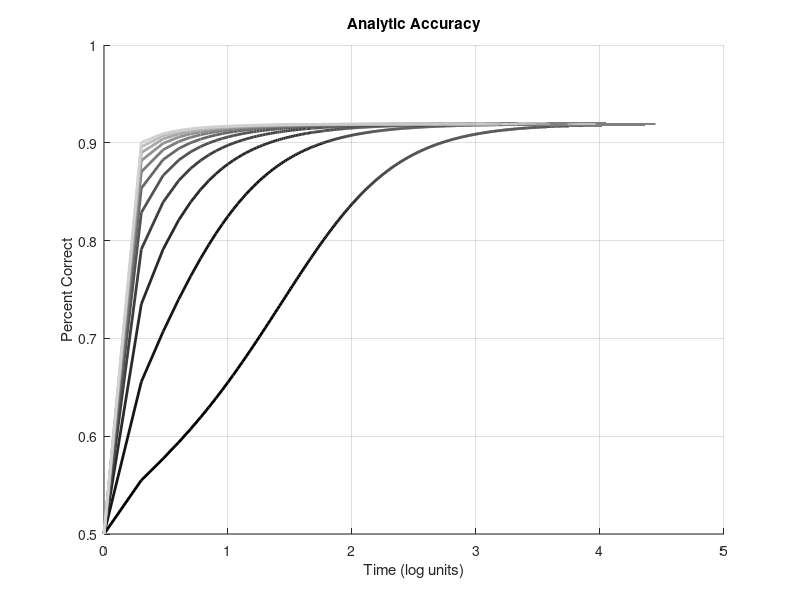

MATLAB code to generate this figure:
function [] = get_learning_speed_analyticFig()

   % Params
   var_sig   = 100;              % Trialwise variance in the signal
   mu        = 1.4*sqrt(var_sig);% Amount of signal in each trial
   n         = 200;              % Total number of neurons
   phi_list  = 0:0.02:.2;         % Set of phi values to investigate
   alpha     = 0.0001;           % Learning rate
   t_end     = 100000;              % Number of trials in simulation
   delta     = 0.5;              % Reward prediction error strength

   
   
   % Change population size n? change pools -- keep signal to noise
   % More time t_end
   % look at different learning rates (alpha)
   % spectrum of models from fixed signal-to-noise to fixed single unit
   % signal and variance)
   % all dim noise correlations
   
   
   % Which phi's to plot
   phi_sel   = [0, 0.2];

   % Pools
   m1 = [ones(100,1) ; zeros(100,1)];
   m2 = [zeros(100,1);  ones(100,1)];
   m1h = m1./norm(m1);
   m2h = m2./norm(m2);
   
   % Signal dimension
   v_s = (m1 - m2)./norm(m1 - m2);
   
   % Conserved high variance dimension (v "plus")
   v_p = (m1 + m2)./norm(m1 + m2);

   % Get a noise representative
   xi_perp = get_noise_rep(n, m1h, m2h);

   % Compute everything, for each choice of phi
   k = 1;
   for phi = phi_list
      % Generate the covariance matrix
      [S, a] = get_cov_mat(var_sig, phi, n);

      % a = diagonal element in S
      
      
      % Empirical pedeltandicular variance (albeit with a lazy v_p...)
      tot_var_e(k) = xi_perp'*S*xi_perp*(n-2) + v_p'*S*v_p;

      % Algebraic pedeltandicular variance
      tot_var_a(k) = n*a - 1*var_sig;
      
      % Algebraic one dimensional signal detection parameters
      % Signal separation distance
      d(:,k)   = get_d_dynamics(t_end, alpha, delta, mu);
      
      % In-signal-dimension noise standard deviations
      [sig(:,k), sig_star(:,k)] = get_sig_dynamics(t_end, var_sig, mu, tot_var_a(k), n, alpha, delta);
      
      % Accuracy as a function of these
      acc(:,k) = get_accuracy(d(:,k), sig(:,k));
      
      % D-prime statistic, b.c. who doesn't want to know?
      dp(:,k)  = d(:,k)./sig(:,k);

      % Increment the counter
      k = k+1;
   end
   
   % Plot the results
   plot_all(phi_list, tot_var_a, tot_var_e, dp, d, sig, acc, phi_sel, alpha, delta, mu, sig_star)

end

function xi = get_noise_rep(n, m1h, m2h)
   %  
   xi = mvnrnd(zeros(n,1), eye(n))';
   
   % Orthogonalize it to the signal...
   %
   % And since the projection onto ones(200,1) really matters
   % orthogonalize it to this as well, since I don't want to 
   % bother averaging it's contribution back to unity...
   xi = xi - m1h*xi'*m1h - m2h*xi'*m2h;
   
   % Normalize
   xi = xi./norm(xi);
end

function [S, a] = get_cov_mat(rowsum, phi, n)

   % Construct covariance matrix
   a   = 2*rowsum/(2+(n-2)*phi);
   m1 = [ones(100,1) ; zeros(100,1)];
   m2 = [zeros(100,1); -ones(100,1)];

   S = phi*a*m1*m1' + phi*a*m2*m2' + (1-phi)*a*eye(200);

end

function d = get_d_dynamics(t_end, alpha, delta, mu)

for t = 1:t_end
   ws = (t-1)*alpha*delta*mu;
   d(t) = 2*ws*mu;
end

end

function [sig, sig_star]= get_sig_dynamics(t_end, var_sig, mu, tot_var_perp, n, alpha, delta)

for t = 1:t_end
   ws = alpha*delta*(t-1)*mu;
   wp = alpha*delta*sqrt((t-1)*tot_var_perp);
   
   wa = alpha*delta*sqrt((t-1)*var_sig);
      
   sig_star(t) = sqrt(ws^2*var_sig);
   sig(t)      = sqrt(ws^2*var_sig + wp^2*tot_var_perp/(n-1));
end

end

function acc = get_accuracy(d, sigma)

   acc = 1 - normcdf(-d/2, 0, sigma);
   
   % The d = 0, sigma = 0 case should yield
   % 50% accuracy, since sigma is not truly zero
   % whereas d is.
   if d(1) == 0
      acc(1) = 0.5;
   end

end

function [] = plot_all(phi_list, tot_var_a, tot_var_e, dp, d, sig, acc, phi_sel, alpha, delta, mu, sig_star)
   
   % Two misc. plot requirements 
   phi_inds = find(sum(phi_list' == phi_sel,2))';
   namelist = cell(1,length(phi_inds));
   
   % Plot stuff
   %figure()
   
%    subplot(1,3,1)
%    plot(phi_list, sqrt(tot_var_a)); hold on
%    plot(phi_list(1:2:101), sqrt(tot_var_e(1:2:101)), 'o')
%    title('Total Perpendicular Std.')
%    grid on
%    xlabel('\phi')
%    ylabel('\sigma(\xi_\perp)')
%    legend({'Algebraic','Empirical'})
   
%    subplot(2,3,2)
%    hold on
    k = 1;
    for i = phi_inds
      %plot(dp(:,i), '-');
      namelist{k} = ['\phi = ' sprintf('%0.2f', phi_list(i))];
      k = k+1;
    end
%    grid on;
%    title('d-prime Dynamics' )
%    xlabel('Time [steps]')
%    ylabel('d-prime')
%    legend(namelist,'Location', 'SouthEast')
   
%    subplot(2,2,3)
%    hold on;
%    for i = phi_inds
%       plot(sig(:,i))
%    end
%    grid on
%    xlabel('Time')
%    ylabel('Standard Deviation')
%    legend(namelist)
   
   %subplot(1,3,3)
   
   
   grays=repmat((0: .9./length(phi_list) : .9)', 1, 3)
   
   figure
   hold on
   for i = 1:length(phi_list);
      a=plot(log10(1:length(acc)),  acc(:,i), 'color', grays(i,:), 'lineWidth', 2);  
   end
   grid on
   title('Analytic Accuracy')
   xlabel('Time (log units)')
   ylabel('Percent Correct')
   %legend([a(1), a(end)],  'Location', 'SouthEast')
   saveas(gcf, 'analyticAccuracyPlot_asymptote.eps', 'epsc2')
   
%    






%    subplot(2,1,2)
%    corder = get(gca,'ColorOrder');
%    
%    xs = -60:60;
%    
%    t   = 100;
%    f   = t*alpha*delta*mu;
%    for i = 1:length(phi_inds)
%    
%       plot(xs, normpdf(xs, -d(t,i)/f/2, sig(t,i)/f), 'Color', corder(i,:)); hold on;
%       plot(xs, normpdf(xs,  d(t,i)/f/2, sig(t,i)/f), 'Color', corder(i,:))
%    end
%    title('Signal Distributions Along Signal Dimension')
%    xlabel('\Delta y/(t\alpha\delta\mu)')
%    ylabel('PDF')
%    grid on
end